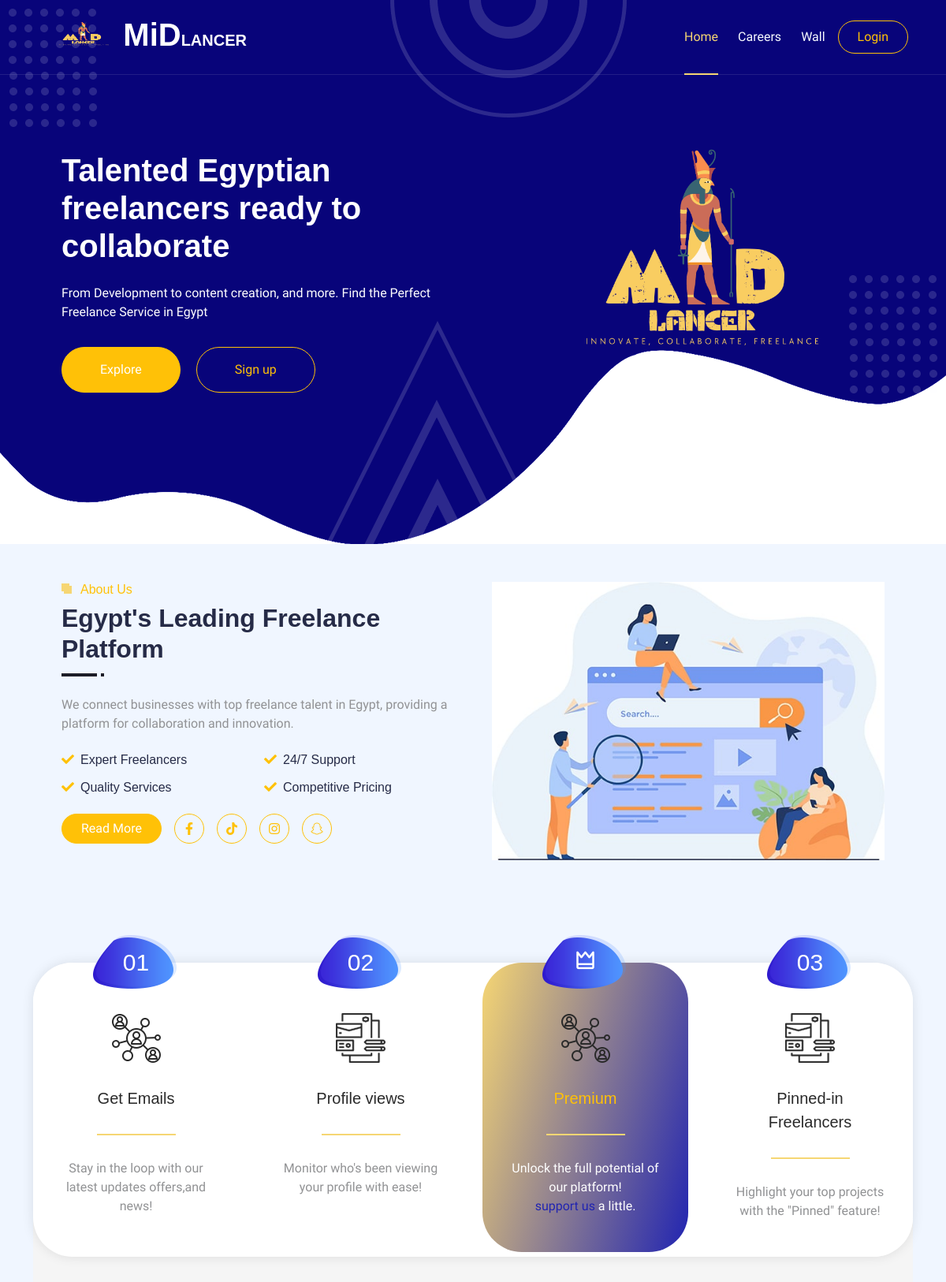
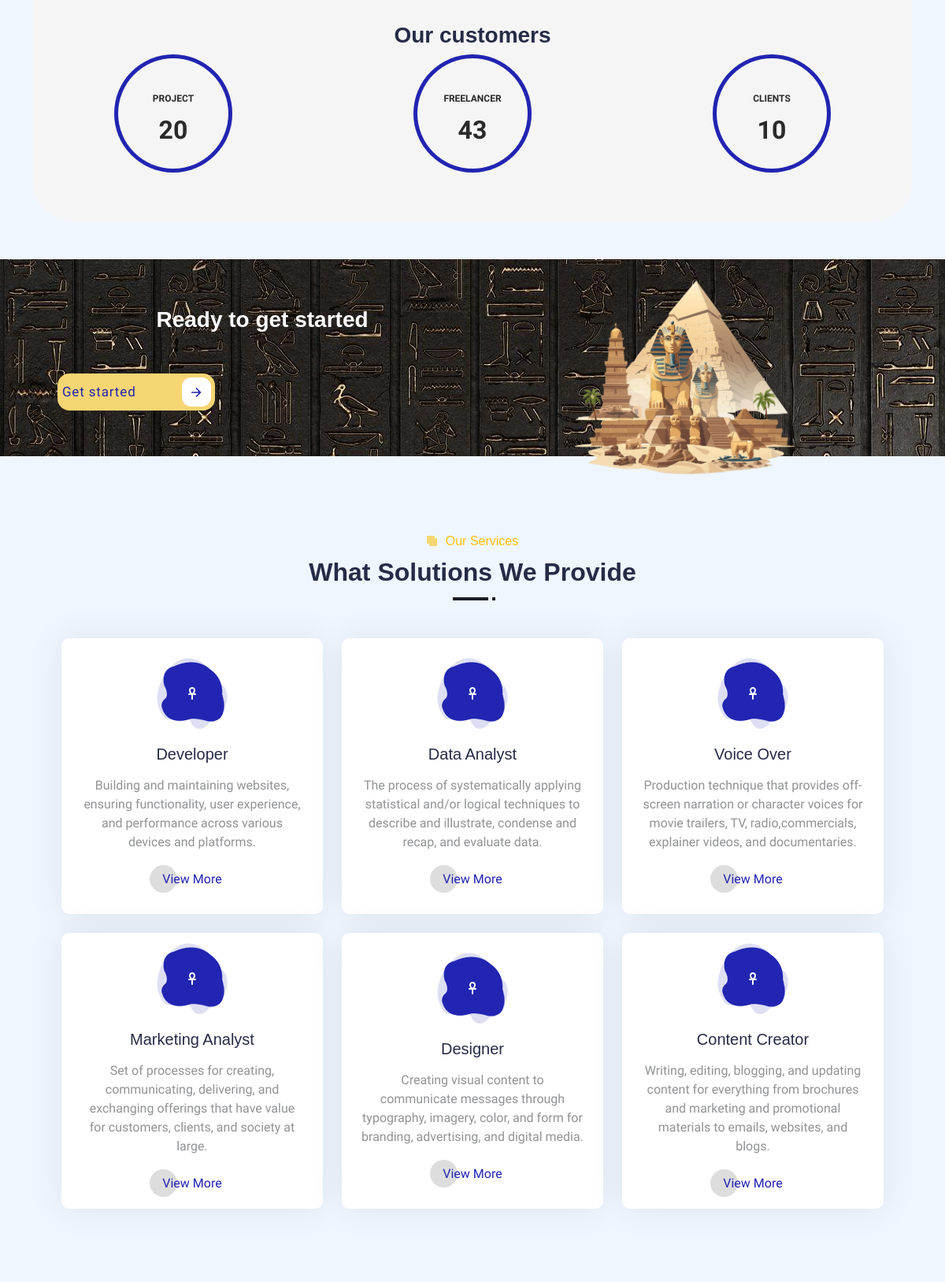
The app's page /home.php (upper part) with its own data (2 pictures, top to bottom).
### tables this page shows
CREATE TABLE `career` (
  `career_id` int(11) NOT NULL,
  `career_path` varchar(250) NOT NULL,
  `career_desc` text NOT NULL,
  `career_image` longtext NOT NULL
);

### home.php (the view, shortened to what the rows shown need)
<?php
include 'connection.php';
    $listCareer = "SELECT * FROM `career`";
    $execCareer = mysqli_query($connect, $listCareer);
?>
<!DOCTYPE html>
<html lang="en">
<head>
    <link rel="stylesheet" href="https://cdnjs.cloudflare.com/ajax/libs/font-awesome/6.5.2/css/all.min.css"
 />
    <link href='https://unpkg.com/boxicons@2.1.4/css/boxicons.min.css' rel='stylesheet'>
        <link rel="stylesheet" href="https://cdnjs.cloudflare.com/ajax/libs/font-awesome/6.6.0/css/all.min.css"
 />
    <link href="https://cdnjs.cloudflare.com/ajax/libs/font-awesome/5.10.0/css/all.min.css" rel="stylesheet">
    <link href="https://cdn.jsdelivr.net/npm/bootstrap-icons@1.4.1/font/bootstrap-icons.css" rel="stylesheet">
    <link href="lib/animate/animate.min.css" rel="stylesheet">
    <link href="lib/owlcarousel/assets/owl.carousel.min.css" rel="stylesheet">
    <link href="lib/lightbox/css/lightbox.min.css" rel="stylesheet">
    <link href="css/bootstrap.min.css" rel="stylesheet">
    <link href="css/style.css" rel="stylesheet">
</head>
<body>
    <div class="container-xxl bg-white p-0">
        <nav class="navbar navbar-expand-lg navbar-light px-4 px-lg-5  py-lg-0">
                <a href="" class="navbar-brand p-0">
                    <h1 class="m-0"><img src="imgs/MiDlancer (2).png" class="w-50 " alt="">MiD<span
                            class="fs-5">LANCER</span></h1>
                </a>
                   <?php if((!isset($_SESSION['user_id'])) AND (!isset($_SESSION['freelancer_id']))){ ?>
                </div>
                <?php } ?>
        <div class="container-xxl position-relative p-0">
            <div class="container-xxl py-5 bg-primary hero-header mb-5">
                <div class="container my-5 py-5 px-lg-5">
                    <div class="row g-5 py-5">
                        <div class="col-lg-6 text-center text-lg-start">
                            <h1 class="text-white mb-4 animated zoomIn">Talented Egyptian freelancers ready to collaborate</h1>
                        </div>
                    </div>
                </div>
            </div>
        </div>
        <div class="container-xxl ">
            <div class="container px-lg-5">
                <div class="row g-5">
                    <div class="col-lg-6 wow fadeInUp" data-wow-delay="0.1s">
                        <div class="section-title position-relative mb-4 pb-2">
                            <h2 class="mt-2">Egypt's Leading Freelance Platform</h2>
                        </div>
                    </div>
                </div>
            </div>
        </div>
        <div class="container-xxl py-5">
            <div class="container px-lg-5">
                <div class="section-title position-relative text-center mb-5 pb-2 wow fadeInUp" data-wow-delay="0.1s">
                    <h2 class="mt-2">What Solutions We Provide</h2>
                </div>
                <div class="row g-4">
                    <?php $dwd='0.1s';
                    foreach ($execCareer as $cData) { ?>
                    <div class="col-lg-4 col-md-6 wow zoomIn" data-wow-delay="<?php if($dwd == '0.1s'){ echo $dwd; $dwd='0.3s';} elseif ($dwd == '0.3s'){echo $dwd; $dwd = '0.6s';}elseif ($dwd == '0.6s'){echo $dwd; $dwd = '0.1s';} ?>">
                        <div class="service-item d-flex flex-column justify-content-center text-center rounded">
                            <div class="service-icon flex-shrink-0">
                                <i class="fa-solid fa-ankh"></i>
                            </div>
                            <h5 class="mb-3"><?php echo $cData['career_path']?></h5>
                            <p><?php echo $cData['career_desc']?></p>
                            <a class="btn px-3 mt-auto mx-auto" href="freelancers.php?cid=<?php echo $cData['career_id']?>">View More</a>
                        </div>
                    </div>
                    <?php } ?>
                </div>
            </div>
        </div>
</body>
</html>

### records on screen
career: career_path "Developer", career_desc "Building and maintaining websites, ensuring functionality, user experience, and performance across various devices and platforms."
career: career_path "Data Analyst", career_desc "The process of systematically applying statistical and/or logical techniques to describe and illustrate, condense and recap, and evaluate data."
career: career_path "Voice Over", career_desc "Production technique that provides off-screen narration or character voices for movie trailers, TV, radio,commercials, explainer videos, and documentaries."
career: career_path "Marketing Analyst", career_desc "Set of processes for creating, communicating, delivering, and exchanging offerings that have value for customers, clients, and society at large."
career: career_path "Designer", career_desc "Creating visual content to communicate messages through typography, imagery, color, and form for branding, advertising, and digital media."
career: career_path "Content Creator", career_desc "Writing, editing, blogging, and updating content for everything from brochures and marketing and promotional materials to emails, websites, and blogs."

### other values on screen
$project_count "20"
$freelancer_count "43"
$user_count "10"
